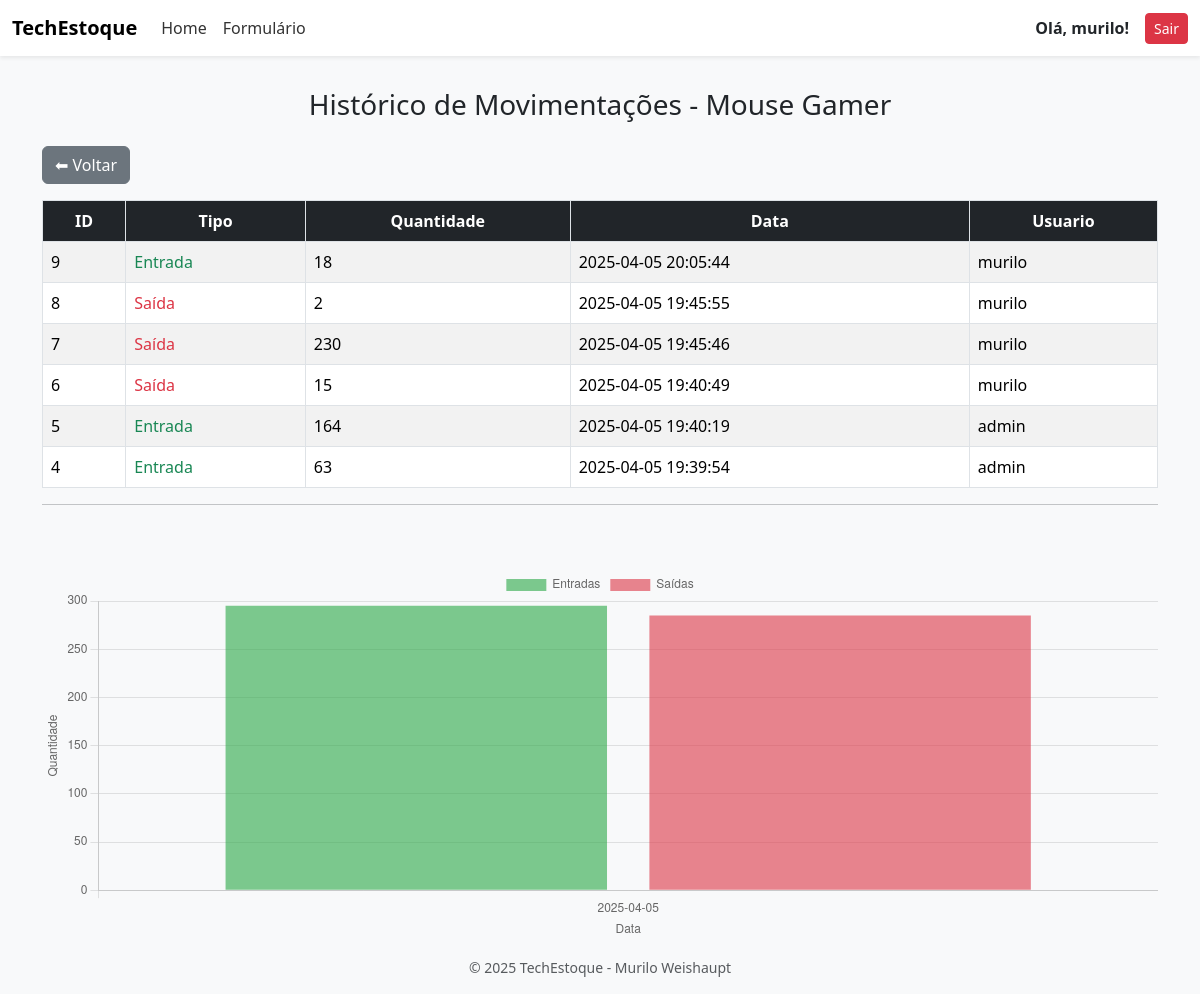
The app's page /estoque/historico/1 (signed in), older data.
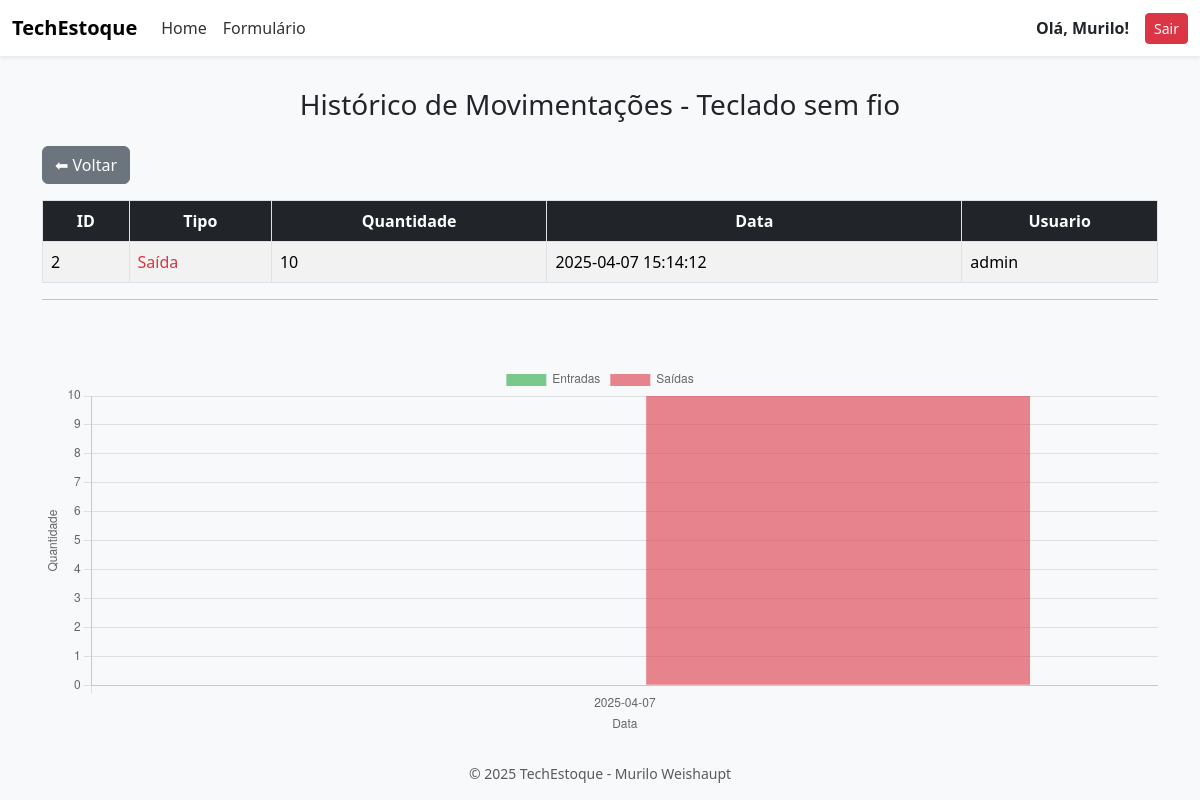
The same page, newer data.
### tables this page shows
CREATE TABLE usuarios (
                    id INTEGER PRIMARY KEY AUTOINCREMENT,
                    nome TEXT NOT NULL,
                    email TEXT UNIQUE NOT NULL,
                    senha TEXT NOT NULL,
                    tipo TEXT CHECK(tipo IN ('admin', 'comum')) NOT NULL DEFAULT 'comum');

CREATE TABLE produtos (
                    ID INTEGER PRIMARY KEY AUTOINCREMENT,
                    NOME TEXT,
                    QUANTIDADE_ESTOQUE INTEGER,
                    FABRICANTE TEXT,
                    DESCRICAO TEXT,
                    PRECO REAL);

CREATE TABLE movimentacoes (
                    id INTEGER PRIMARY KEY AUTOINCREMENT,
                    produto_id INTEGER,
                    quantidade INTEGER NOT NULL,
                    tipo_movimentacao TEXT CHECK(tipo_movimentacao in ('entrada', 'saida')) NOT NULL,
                    data TIMESTAMP DEFAULT CURRENT_TIMESTAMP,
                    usuario_id INTEGER,
                    FOREIGN KEY (produto_id) REFERENCES produtos(id),
                    FOREIGN KEY (usuario_id) REFERENCES usuarios(id)
                    );

### routes/produto.py (the view)
@bp_produto.route("/historico/<int:id>")
def historico_produto(id):
    if "user_id" not in session:
        flash("Você precisa fazer login!")
        return redirect(url_for("auth.login"))
    with sql.connect("form_db.db") as con:
        con.row_factory = sql.Row
        cur = con.cursor()
        cur.execute("SELECT * FROM produtos WHERE ID = ?", (id,))
        produto = cur.fetchone()
        cur.execute('''
                    SELECT m.*, u.nome as nome_usuario
                    FROM movimentacoes m
                    JOIN usuarios u ON m.usuario_id = u.id
                    WHERE m.produto_id = ?
                    ORDER BY m.data DESC
                    ''', (id,))
        historico = cur.fetchall()
        cur.execute('''
                    SELECT tipo_movimentacao, DATE(data) as dia, SUM(quantidade) as total
                    FROM movimentacoes
                    WHERE produto_id = ?
                    GROUP BY dia, tipo_movimentacao
                    ORDER BY dia ASC
                    ''', (id,))
        movimentacoes_agrupadas = cur.fetchall()
        movimentacoes_agrupadas_dict = [
            {
                "dia":  row["dia"],
                "tipo_movimentacao": row["tipo_movimentacao"],
                "total": row["total"]
            } for row in movimentacoes_agrupadas
        ]
    return render_template("historico_produto.html", produto=produto, historico=historico, movimentacoes_agrupadas=movimentacoes_agrupadas_dict)

### templates/historico_produto.html (shortened to what this page needs)
{% extends 'layout.html' %}
{% block body %}
<h3 class="text-center mb-4">Histórico de Movimentações - {{ produto.NOME }}</h3>
<a href="{{ url_for('produto.index') }}" class="btn btn-secondary mb-3">⬅ Voltar</a>
<table class="table table-striped table-bordered">
  <thead class="thead-dark">
    <tr>
      <th>ID</th>
      <th>Tipo</th>
      <th>Quantidade</th>
      <th>Data</th>
      <th>Usuario</th>
    </tr>
  </thead>
  <tbody>
    {% for mov in historico %}
    <tr>
      <td>{{ mov.id }}</td>
      <td>
        {% if mov.tipo_movimentacao == 'entrada' %}
          <span class="text-success">Entrada</span>
        {% else %}
          <span class="text-danger">Saída</span>
        {% endif %}
      </td>
      <td>{{ mov.quantidade }}</td>
      <td>{{ mov.data }}</td>
      <td>{{ mov.nome_usuario }}</td>
    </tr>
    {% else %}
    <tr>
      <td colspan="5" class="text-center text-muted">Sem movimentações registradas.</td>
    </tr>
    {% endfor %}
  </tbody>
</table>
<hr>
<br>
<br>
<canvas id="graficoMovimentacoes" height="100"></canvas>
<script>
  const dadosBrutos = JSON.parse('{{ movimentacoes_agrupadas | tojson | safe }}');
  const diasUnicos = [...new Set(dadosBrutos.map(m => m.dia))];
  const entradas = diasUnicos.map(dia => {
    const mov = dadosBrutos.find(m => m.dia === dia && m.tipo_movimentacao === 'entrada');
    return mov ? mov.total : 0;
  });
  const saidas = diasUnicos.map(dia => {
    const mov = dadosBrutos.find(m => m.dia === dia && m.tipo_movimentacao === 'saida');
    return mov ? mov.total : 0;
  });
  const ctx = document.getElementById('graficoMovimentacoes').getContext('2d');
  new Chart(ctx, {
    type: 'bar',
    data: {
      labels: diasUnicos,
      datasets: [
        {
          label: 'Entradas',
          data: entradas,
          backgroundColor: 'rgba(40, 167, 69, 0.6)',
        },
        {
          label: 'Saídas',
          data: saidas,
          backgroundColor: 'rgba(220, 53, 69, 0.6)',
        }
      ]
    },
    options: {
      responsive: true,
      scales: {
        y: {
          beginAtZero: true,
          title: {
            display: true,
            text: 'Quantidade'
          }
        },
        x: {
          title: {
            display: true,
            text: 'Data'
          }
        }
      }
    }
  });
</script>
{% endblock %}

### templates/layout.html (shortened to what this page needs)
<!DOCTYPE html>
<html lang="pt-br">
<head>
    <link href="https://cdn.jsdelivr.net/npm/bootstrap@5.3.3/dist/css/bootstrap.min.css" rel="stylesheet">
    <link rel="stylesheet" href="{{ url_for('static', filename='css/style.css') }}">
    <link rel="stylesheet" href="{{ url_for('static', filename='css/adiciona_user.css') }}">
</head>
<body class="bg-light d-flex flex-column min-vh-100">
    <header>
        {% if request.endpoint != 'auth.login' %}
        <nav class="navbar navbar-expand-lg shadow-sm">
            <div class="container-fluid">
                <a class="navbar-brand fw-bold" href="{{ url_for('produto.index') }}">TechEstoque </a>
                <div class="collapse navbar-collapse justify-content-between" id="navbarNavAltMarkup">
                    <div class="navbar-nav">
                        <a class="nav-link" href="{{ url_for('produto.index') }}">Home</a>
                        <a class="nav-link" href="{{ url_for('produto.add_produto') }}">Formulário</a>
                    </div>
                    {% if session.user_name %}
                    <div class="d-flex align-items-center">
                        <span class="me-3 fw-semibold">Olá, {{ session.user_name }}!</span>
                        <a href="{{ url_for('auth.logout') }}" class="btn btn-danger btn-sm">Sair</a>
                    </div>
                    {% endif %}
                </div>
            </div>
        </nav>
        {% endif %}
    </header>
    <div class="container pt-3">
        {% block body %}
        {% endblock %}
    </div>
    <footer class="mt-auto text-center text-muted py-3 small">
        &copy; 2025 TechEstoque - Murilo Weishaupt
    </footer>
</body>
</html>

Row changes from the older to the newer data that the page shows:
no longer on this page (row edited): usuarios: user_name "murilo"
removed movimentacoes: id "9", tipo_movimentacao "Entrada", quantidade "18", data "2025-04-05 20:05:44", nome_usuario "murilo"
removed movimentacoes: id "8", tipo_movimentacao "Saída", quantidade "2", data "2025-04-05 19:45:55", nome_usuario "murilo"
removed movimentacoes: id "7", tipo_movimentacao "Saída", quantidade "230", data "2025-04-05 19:45:46", nome_usuario "murilo"
removed movimentacoes: id "6", tipo_movimentacao "Saída", quantidade "15", data "2025-04-05 19:40:49", nome_usuario "murilo"
no longer on this page (row edited): movimentacoes: id "5", tipo_movimentacao "Entrada", quantidade "164", data "2025-04-05 19:40:19", nome_usuario "admin"
no longer on this page (row edited): movimentacoes: id "4", tipo_movimentacao "Entrada", quantidade "63", data "2025-04-05 19:39:54", nome_usuario "admin"
changed produtos: NOME "Mouse Gamer" → "Teclado sem fio"
now on this page (row edited): movimentacoes: id "2", tipo_movimentacao "Saída", quantidade "10", data "2025-04-07 15:14:12", nome_usuario "admin"
Text that changed along with them:
{{ session.user_name }}: (not shown) → "Murilo"
chart data {{ movimentacoes_agrupadas | tojson | safe }}: [{"dia": "2025-04-05", "tipo_movimentacao": "entrada", "total": 295}, {"dia": "2025-04-05", "tipo_movimentacao": "saida", "total": 285}] → [{"dia": "2025-04-07", "tipo_movimentacao": "saida", "total": 10}]
